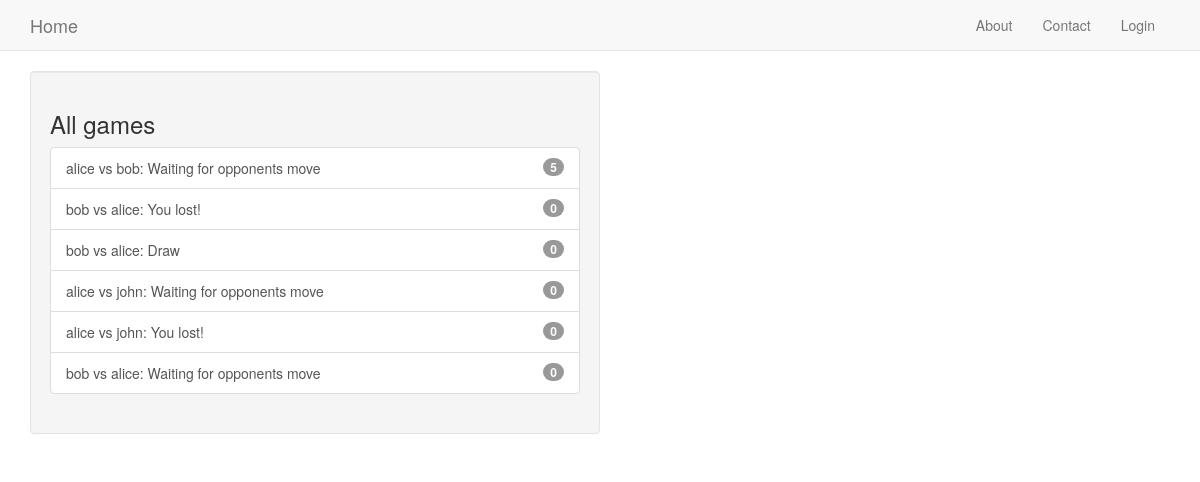
/tictactoe/game/all, run on an earlier commit of the app's database.
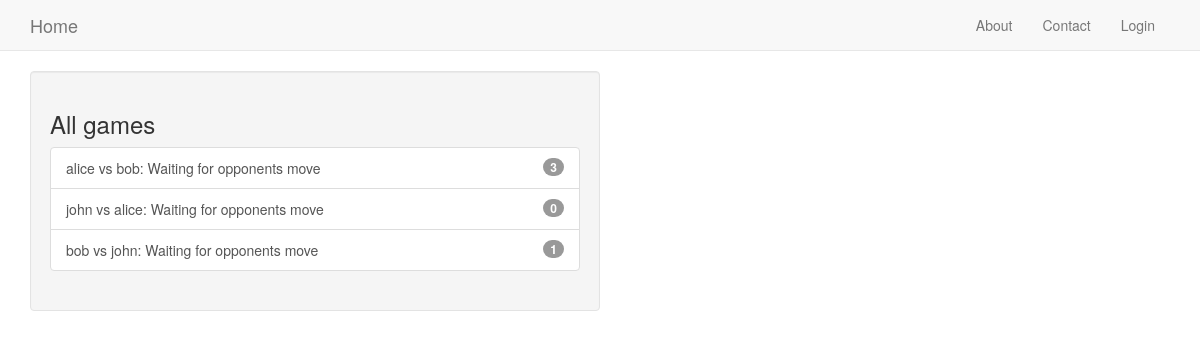
And on a later commit of the database.
### tictactoe/models.py (models this page shows, shortened)
class Game(models.Model):
    first_player = models.ForeignKey(User, related_name='games_first_player')
    second_player = models.ForeignKey(User, related_name='games_second_player')
    next_to_move = models.ForeignKey(User, related_name='games_to_move')
    start_time = models.DateTimeField(auto_now_add=True)
    last_active = models.DateTimeField(auto_now=True)
    status = models.CharField(max_length=1, default='A', choices=STATUS_CHOICES)
    objects = GamesManager()  # sets a new manager for this class.
    def __str__(self):
        return '{} vs {}'.format(self.first_player, self.second_player)

### tictactoe/views.py (the view)
# urls.py: url(r'game/all$', AllGamesList.as_view(), name='move'),
class AllGamesList(ListView):
    model = Game

### tictactoe/templates/tictactoe/game_list.html
{% extends 'base.html' %}
{% block content %}
    <div class="well col-sm-6">
    {% include 'tictactoe/game_list_snippet.html' with header="All games" games_list=object_list %}
    </div>
{% endblock %}

### tictactoe/templates/tictactoe/game_list_snippet.html
<h3 class="panel-header">{{ header }}</h3>
<div class="list-group" >
    {% for game in games_list %}
        <a class="list-group-item" href="{% url 'tictactoe:detail' pk=game.id %}">
            {{ game }}:
            {% if game.status == "A" %}
                {% if game.next_to_move == user %}Your turn{% else %}Waiting for opponents move{% endif %}
            {% elif game.status == "D" %}
                Draw
            {% elif game.status == "F" and user == game.first_player %}
                You won!
            {% elif game.status == "S" and user == game.second_player %}
                You won!
            {% else %}
                You lost!
            {% endif %}
            <span class="badge">{{ game.move_set.count }}</span></a>
    {% empty %}
        <span class="list-group-item">No games available.</span>
    {% endfor %}
</div>

What changed in the data, as far as the page shows it:
removed Game: first_player+second_player "bob vs alice", status "You lost!", move_set.count "0"
removed Game: first_player+second_player "bob vs alice", status "Draw", move_set.count "0"
removed Game: first_player+second_player "alice vs john", status "Waiting for opponents move", move_set.count "0"
removed Game: first_player+second_player "alice vs john", status "You lost!", move_set.count "0"
removed Game: first_player+second_player "bob vs alice", status "Waiting for opponents move", move_set.count "0"
computed for Game "alice vs bob": move_set.count "5" → "3"
added Game: first_player+second_player "john vs alice", status "Waiting for opponents move", move_set.count "0"
added Game: first_player+second_player "bob vs john", status "Waiting for opponents move", move_set.count "1"
